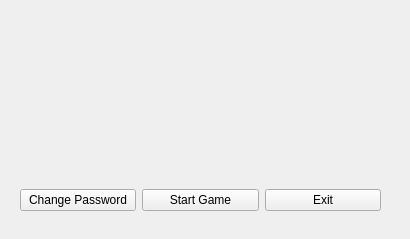
<?xml version="1.0" encoding="UTF-8"?>
<ui version="4.0">
 <class>UserWelcome</class>
 <widget class="QWidget" name="UserWelcome">
  <property name="geometry">
   <rect>
    <x>0</x>
    <y>0</y>
    <width>410</width>
    <height>239</height>
   </rect>
  </property>
  <property name="windowTitle">
   <string>Form</string>
  </property>
  <widget class="QWidget" name="verticalLayoutWidget">
   <property name="geometry">
    <rect>
     <x>20</x>
     <y>10</y>
     <width>361</width>
     <height>201</height>
    </rect>
   </property>
   <layout class="QVBoxLayout" name="labelLayout">
    <item>
     <widget class="QLabel" name="message">
      <property name="minimumSize">
       <size>
        <width>0</width>
        <height>121</height>
       </size>
      </property>
      <property name="font">
       <font>
        <family>Monospace</family>
        <pointsize>28</pointsize>
        <weight>50</weight>
        <italic>false</italic>
        <bold>false</bold>
       </font>
      </property>
      <property name="text">
       <string/>
      </property>
      <property name="alignment">
       <set>Qt::AlignCenter</set>
      </property>
     </widget>
    </item>
    <item>
     <layout class="QHBoxLayout" name="buttonLayout">
      <item>
       <widget class="QPushButton" name="changepassButton">
        <property name="text">
         <string>Change Password</string>
        </property>
       </widget>
      </item>
      <item>
       <widget class="QPushButton" name="startButton">
        <property name="text">
         <string>Start Game</string>
        </property>
       </widget>
      </item>
      <item>
       <widget class="QPushButton" name="exitButton">
        <property name="text">
         <string>Exit</string>
        </property>
       </widget>
      </item>
     </layout>
    </item>
   </layout>
  </widget>
 </widget>
 <resources/>
 <connections/>
</ui>
